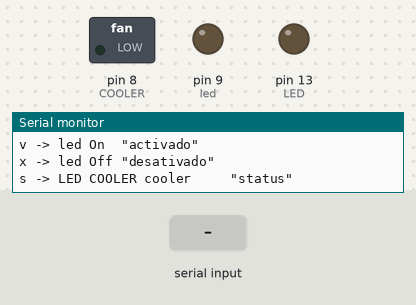
Bench run of a sketch on a simulated Arduino Uno, built with avr-gcc and run on an emulated ATmega328P. Shown: switched loads named in the sketch (green lamp = pin HIGH), output pins drawn as LEDs (lit = HIGH), the last lines printed to the serial monitor. The test bench sets the inputs (shaded band).

Above: at 1.3 s.
1.4 s: "a" received over Serial
At 2.1 s:
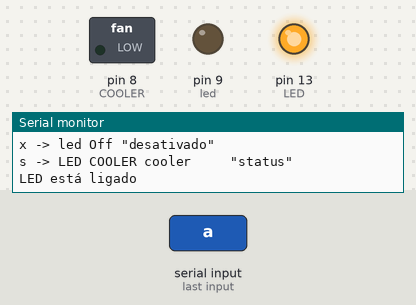
2.9 s: "c" received over Serial
At 3.2 s:
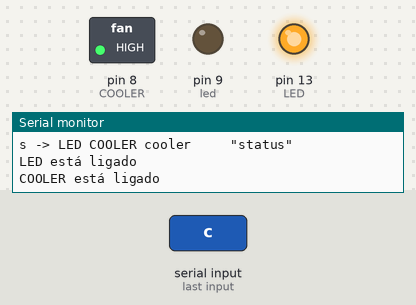
4.4 s: "d" received over Serial
At 5.6 s:
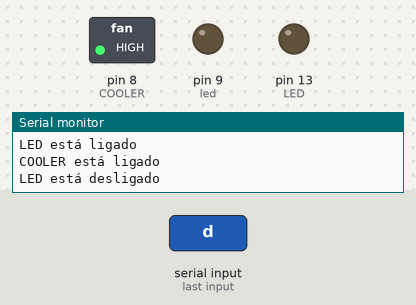
5.9 s: "v" received over Serial
At 6.7 s:
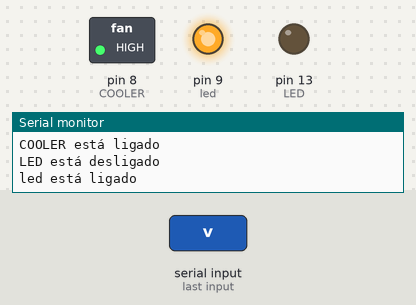
7.4 s: "r" received over Serial
At 7.8 s:
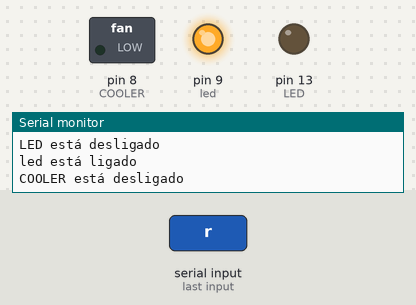
8.9 s: "A" received over Serial
At 10.2 s:
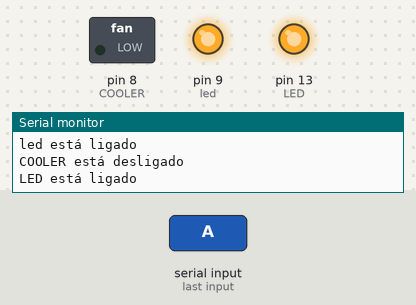
Timing chart, 0 to 11.4 s (numbered marks = the images above; inputs shaded):
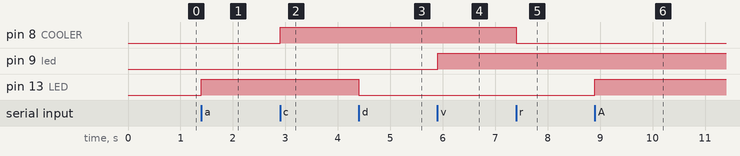

The sketch:

camila_comandos.ino
```cpp
/*Serial_LED_02.ino  Arduining 4 May 2015
  Controlling the LED in pin 13 with the Serial Monitor.
  --- Command list: ---
  ? -> Print this HELP
  a -> LED On  "activate"
  d -> LED Off "deactivate"
  s -> LED     "status"

  Example using the switch statement.
*/

#define LED 13          // Pin 13 is connected to the LED
#define COOLER 8
#define led 9
char rxChar = 0;        // RXcHAR holds the received command.

//=== function to print the command list:  ===========================
void printHelp(void) {
  Serial.println("--- Command list: ---");
  Serial.println("? -> Print this HELP");
  Serial.println("a -> LED On  \"ativado\"");
  Serial.println("d -> LED Off \"desativado\"");
  Serial.println("c -> COOLER On  \"activado\"");
  Serial.println("r -> COOLER Off \"desativado\"");
  Serial.println("v -> led On  \"activado\"");
  Serial.println("x -> led Off \"desativado\"");
  Serial.println("s -> LED COOLER cooler     \"status\"");
}

//---------------- setup ---------------------------------------------
void setup() {
  Serial.begin(9600);   // Open serial port (9600 bauds).
  pinMode(LED, OUTPUT); // Sets pin 13 as OUTPUT.
  Serial.flush();       // Clear receive buffer.
  //printHelp();          // Print the command list.
  Serial.begin(9600);   // Open serial port (9600 bauds).
  pinMode(COOLER, OUTPUT); // Sets pin 13 as OUTPUT.
  Serial.flush();
  Serial.begin(9600);   // Open serial port (9600 bauds).
  pinMode(led, OUTPUT); // Sets pin 13 as OUTPUT.
  Serial.flush(); // Clear receive buffer.
  printHelp();
}

//--------------- loop -----------------------------------------------
void loop() {
  if (Serial.available() > 0) {        // Check receive buffer.
    rxChar = Serial.read();            // Save character received.
    Serial.flush();                    // Clear receive buffer.

    switch (rxChar) {

      case 'a':
      case 'A':                          // If received 'a' or 'A':
        if (digitalRead(LED) == LOW) {       // If LED is Off:
          digitalWrite(LED, HIGH);     // Turn On the LED.
          Serial.println("LED está ligado");
        }
        else Serial.println("LED já está ligado!");
        break;

      case 'd':
      case 'D':                          // If received 'd' or 'D':
        if (digitalRead(LED) == HIGH) {      // If LED is On:
          digitalWrite(LED, LOW);      // Turn Off the LED.
          Serial.println("LED está desligado");
        }
        else Serial.println("LED já está desligado!");
        break;
      case 'c':
      case 'C':                          // If received 'a' or 'A':
        if (digitalRead(COOLER) == LOW) {       // If LED is Off:
          digitalWrite(COOLER, HIGH);     // Turn On the LED.
          Serial.println("COOLER está ligado");
        }
        else Serial.println("COOLER já está ligado!");
        break;

      case 'r':
      case 'R':                          // If received 'd' or 'D':
        if (digitalRead(COOLER) == HIGH) {      // If LED is On:
          digitalWrite(COOLER, LOW);      // Turn Off the LED.
          Serial.println("COOLER está desligado");
        }
        else Serial.println("COOLER já está desligado!");
        break;
      case 'v':
      case 'V':                          // If received 'a' or 'A':
        if (digitalRead(led) == LOW) {       // If LED is Off:
          digitalWrite(led, HIGH);     // Turn On the LED.
          Serial.println("led está ligado");
        }
        else Serial.println("led já está ligado!");
        break;

      case 'x':
      case 'X':                          // If received 'd' or 'D':
        if (digitalRead(led) == HIGH) {      // If LED is On:
          digitalWrite(led, LOW);      // Turn Off the LED.
          Serial.println("led está desligado");
        }
        else Serial.println("led já está desligado!");
        break;

      case 's':
      case 'S':                          // If received  's' or 'S':
        if (digitalRead(LED) == HIGH)        // Read LED status.
          Serial.println("LED status: ligado");
        else Serial.println("LED status: desligado");
        if (digitalRead(COOLER) == HIGH)        // Read LED status.
          Serial.println("COOLER status: ligado");
        else Serial.println("COOLER status: desligado");
        if (digitalRead(led) == HIGH)        // Read LED status;
          Serial.println("led status: ligado");
        else Serial.println("led status: desligado");
        break;

      case '?':                          // If received a ?:
        printHelp();                   // print the command list.
        break;

      default:
        Serial.print("'");
        Serial.print((char)rxChar);
        Serial.println("' is not a command!");
    }
  }
}
// End of the Sketch.
```

Measured:
- after the input at 1.4 s, pin 13 (LED): LOW → HIGH at once
- after the input at 2.9 s, pin 8 (COOLER): LOW → HIGH at once
- after the input at 4.4 s, pin 13 (LED): HIGH → LOW at once
- after the input at 5.9 s, pin 9 (led): LOW → HIGH at once
- after the input at 7.4 s, pin 8 (COOLER): HIGH → LOW at once
- after the input at 8.9 s, pin 13 (LED): LOW → HIGH at once
